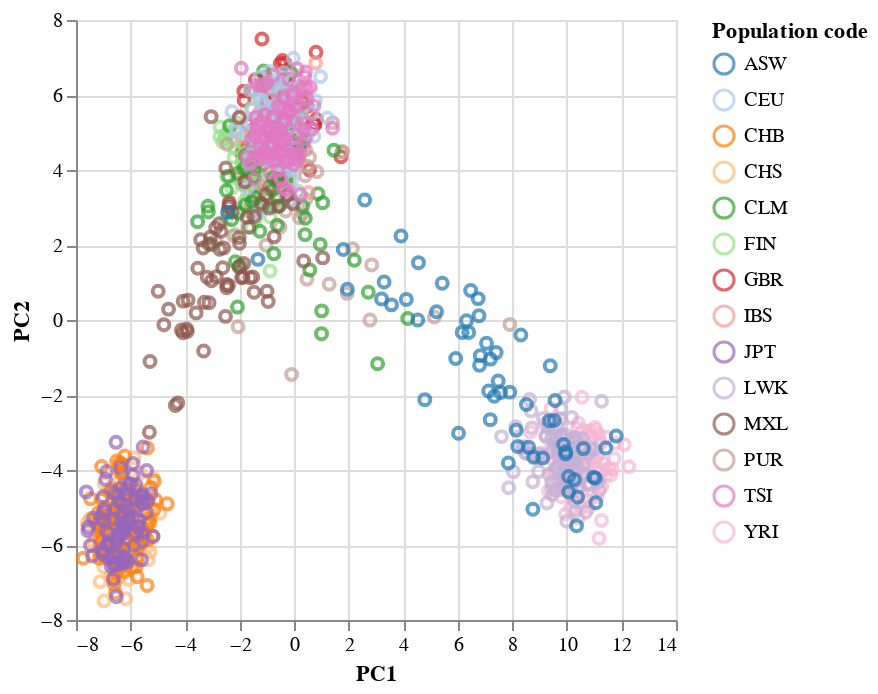

Notebook code for this chart:
### Code cell
alt.Chart(df_plot).mark_point().encode(
    x='PC1',
    y='PC2',
    color=alt.Color('Population code', scale=alt.Scale(scheme='category20'))
)

### Figure 1 — Vega-Lite specification as saved in the notebook (floating-point values rounded to 4 significant figures; data arrays with more than 128 entries replaced by an {"elided": "..."} marker saying what was removed)
{"config": {"view": {"continuousWidth": 300, "continuousHeight": 300}}, "data": {"name": "data-c69853dec11ca1c9837c5a80f276ba4a"}, "mark": {"type": "point"}, "encoding": {"color": {"field": "Population code", "scale": {"scheme": "category20"}, "type": "nominal"}, "x": {"field": "PC1", "type": "quantitative"}, "y": {"field": "PC2", "type": "quantitative"}}, "$schema": "https://vega.github.io/schema/vega-lite/v5.8.0.json", "datasets": {"data-c69853dec11ca1c9837c5a80f276ba4a": {"elided": "1092 records"}}}
